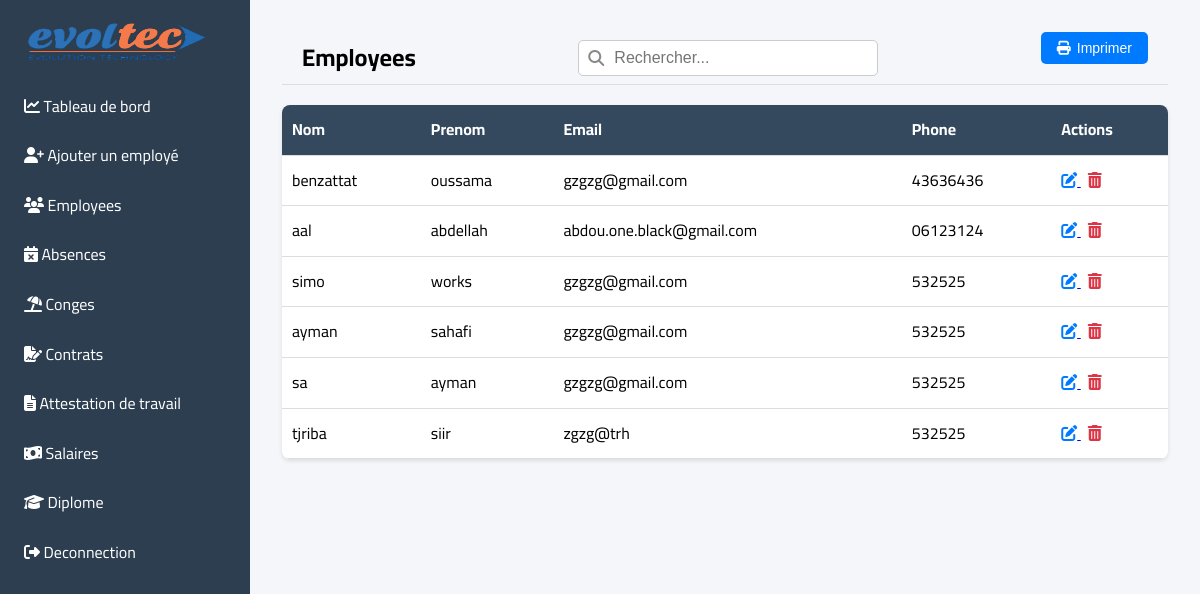
Screenshot of /admin/employees.php (signed in) with the database file from the repository.
### tables this page shows
CREATE TABLE IF NOT EXISTS `employee` (
  `ID_EMP` int NOT NULL AUTO_INCREMENT,
  `N__SERVICE` int NOT NULL,
  `NOM_EMP` varchar(20) DEFAULT NULL,
  `PRENOM_EMP` varchar(20) DEFAULT NULL,
  `DATE_EMP` date DEFAULT NULL,
  `TEL_EMP` varchar(20) DEFAULT NULL,
  `EMAIL_EMP` varchar(30) DEFAULT NULL,
  `ADRESSE_EMP` varchar(50) DEFAULT NULL,
  `DATEEMBAUCH_EMP` date DEFAULT NULL,
  `NOMBRE_D_ENFANT` int DEFAULT NULL,
  `NOM_UTILISATEUR` varchar(20) DEFAULT NULL,
  `MOT_DE_PASSE` varchar(40) DEFAULT NULL,
  `ROLES` varchar(20) DEFAULT NULL,
  `NOMBRE_JOURS_CONGE` int NOT NULL DEFAULT '30',
  PRIMARY KEY (`ID_EMP`),
  UNIQUE KEY `NOM_UTILISATEUR_2` (`NOM_UTILISATEUR`),
  KEY `FK_EMPLOYEE_TRAVAILLE_SERVICE` (`N__SERVICE`),
  KEY `NOM_UTILISATEUR` (`NOM_UTILISATEUR`)
);

### classes/Employee.php (called while the page is built, shortened)
<?php
require_once __DIR__ . '/../config/database.php';
class Employee {
    private $conn;
    private $table_name = "employee";
    public function __construct() {
        $database = new Database();
        $this->conn = $database->getConnection();
    }
    public function getAll() {
        $query = "SELECT e.*, s.NOM_SERVICE
                 FROM " . $this->table_name . " e
                 LEFT JOIN service s ON e.N__SERVICE = s.N__SERVICE";
        $stmt = $this->conn->prepare($query);
        $stmt->execute();
        return $stmt->fetchAll(PDO::FETCH_ASSOC);
    }
}

### config/database.php (called while the page is built, shortened)
<?php
class Database {
    private $host = "localhost";
    private $db_name = "gestion_personnel";
    private $username = "root";
    private $password = "";
    public function getConnection() {
        $this->conn = null;
        try {
            $this->conn = new PDO(
                "mysql:host=" . $this->host . ";dbname=" . $this->db_name,
                $this->username,
                $this->password
            );
            $this->conn->setAttribute(PDO::ATTR_ERRMODE, PDO::ERRMODE_EXCEPTION);
        } catch(PDOException $e) {
            echo "Connection Error: " . $e->getMessage();
        }
        return $this->conn;
    }
}
?>

### admin/employees.php (the view, shortened to what this page needs)
<?php
require_once '../config/database.php';
require_once '../classes/Employee.php';
$employee = new Employee();
$employees = $employee->getAll();
?>
<!DOCTYPE html>
<html lang="en">
<head>
    <link rel="stylesheet" href="https://cdnjs.cloudflare.com/ajax/libs/font-awesome/6.5.0/css/all.min.css" />
    <link rel="stylesheet" href="../assets/css/style.css" />
</head>
<body>
    <div class="dashboard-container">
    <div class="sidebar">
            <img class="logo2" src="../img/evolteclogo-Photoroom.png" alt="">
           <ul>
                <li><a href="dashboard.php"><i class="fas fa-chart-line"></i> Tableau de bord</a></li>
                <li><a href="create_employee.php"><i class="fas fa-user-plus"></i> Ajouter un employé </a></li>
                <li><a href="employees.php"><i class="fas fa-users"></i> Employees</a></li>
                <li><a href="absences.php"><i class="fas fa-calendar-times"></i> Absences</a></li>
                <li><a href="vacations.php"><i class="fas fa-umbrella-beach"></i> Conges</a></li>
                <li><a href="contracts.php"><i class="fas fa-file-signature"></i> Contrats</a></li>
                <li><a href="admin_attestation_global.php"><i class="fas fa-file-alt"></i> Attestation de travail</a></li>
                <li><a href="salaire.php"><i class="fas fa-money-bill-wave"></i> Salaires</a></li>
                <li><a href="diplome.php"><i class="fas fa-graduation-cap"></i> Diplome</a></li>
                <li><a href="../logout.php"><i class="fas fa-sign-out-alt"></i> Deconnection</a></li>
            </ul>
        </div>
        <div class="main-content">
            <header>
                <h1>Employees</h1>
                <div class="search-container">
                    <i class="fas fa-search"></i>
                    <input
                        type="text"
                        id="searchInput"
                        placeholder="Rechercher..."
                        onkeyup="filterEmployees()"
                    />
                </div>
                <button onclick="printEmployees()" class="btn-print">
                    <i class="fas fa-print"></i> Imprimer
                </button>
            </header>
            <table>
                <thead>
                    <tr>
                        <th>Nom</th>
                        <th>Prenom</th>
                        <th>Email</th>
                        <th>Phone</th>
                        <th class="actions-column">Actions</th>
                    </tr>
                </thead>
                <tbody>
                    <?php foreach ($employees as $emp): ?>
                    <tr>
                        <td><?php echo htmlspecialchars($emp['NOM_EMP']); ?></td>
                        <td><?php echo htmlspecialchars($emp['PRENOM_EMP']); ?></td>
                        <td><?php echo htmlspecialchars($emp['EMAIL_EMP']); ?></td>
                        <td><?php echo htmlspecialchars($emp['TEL_EMP']); ?></td>
                        <td class="actions-column">
                            <a href="update_employee.php?id=<?php echo $emp['ID_EMP']; ?>" title="Edit">
                                <i class="fas fa-edit" style="color:#007bff;"></i>
                            </a>
                            <a
                                href="delete_employee.php?id=<?php echo $emp['ID_EMP']; ?>"
                                title="Delete"
                                onclick="return confirm('Êtes-vous sûr de vouloir supprimer cet employé ?')"
                            >
                                <i class="fas fa-trash-alt" style="color:#dc3545;"></i>
                            </a>
                        </td>
                    </tr>
                    <?php endforeach; ?>
                </tbody>
            </table>
        </div>
    </div>
</body>
</html>

### assets/css/style.css (style rules this page uses)
* { margin: 0; padding: 0; box-sizing: border-box; }
body { font-family: Arial, sans-serif; line-height: 1.6; background-color: #f4f6f9; font-family: "Cairo", sans-serif; }
.dashboard-container { display: flex; min-height: 100vh; }
.sidebar { min-width: 250px; background: #2c3e50; color: white; padding: 1rem; }
.sidebar ul { list-style: none; }
ul { margin-top: -20px; }
.sidebar li { margin-bottom: 0.5rem; }
.sidebar a { color: white; text-decoration: none; display: block; padding: 0.5rem; border-radius: 4px; }
.main-content { flex: 1; padding: 2rem; }
table { width: 100%; border-collapse: collapse; background: white; border-radius: 8px; overflow: hidden; box-shadow: 0 2px 4px rgba(0,0,0,0.1); }
th, td { padding: 12px 10px; border-bottom: 1px solid #ddd; text-align: left; }
th { background-color: #34495e; color: #fff; }
header { display: flex; justify-content: space-between; align-items: center; margin-bottom: 2rem; padding-bottom: 1rem; border-bottom: 1px solid #ddd; }
.sidebar .logo2 { height: 50px; width: 90%; margin-bottom: 2rem; }

### admin/employees.php (style rules this page uses)
body { font-family: "Cairo", sans-serif; }
header { display: flex; justify-content: space-between; align-items: center; margin-bottom: 20px; padding: 0 20px; }
header h1 { margin: 0; font-size: 24px; }
.search-container { position: relative; width: 300px; }
.search-container i { position: absolute; top: 50%; left: 10px; transform: translateY(-50%); color: #888; }
.search-container input { width: 100%; padding: 8px 8px 8px 35px; font-size: 16px; border: 1px solid #ccc; border-radius: 5px; }
.btn-print { margin-bottom: 20px; padding: 8px 16px; background-color: #007bff; color: white; border: none; border-radius: 5px; cursor: pointer; font-size: 14px; display: flex; align-items: center; gap: 6px; }
.btn-print i { margin-right: 0; }
.sidebar img { height: 120px; width: 200px; }

### rows the page displays
employee: NOM_EMP "benzattat", PRENOM_EMP "oussama", EMAIL_EMP "gzgzg@gmail.com", TEL_EMP "43636436"
employee: NOM_EMP "aal", PRENOM_EMP "abdellah", EMAIL_EMP "abdou.one.black@gmail.com", TEL_EMP "06123124"
employee: NOM_EMP "simo", PRENOM_EMP "works", EMAIL_EMP "gzgzg@gmail.com", TEL_EMP "532525"
employee: NOM_EMP "ayman", PRENOM_EMP "sahafi", EMAIL_EMP "gzgzg@gmail.com", TEL_EMP "532525"
employee: NOM_EMP "sa", PRENOM_EMP "ayman", EMAIL_EMP "gzgzg@gmail.com", TEL_EMP "532525"
employee: NOM_EMP "tjriba", PRENOM_EMP "siir", EMAIL_EMP "zgzg@trh", TEL_EMP "532525"
